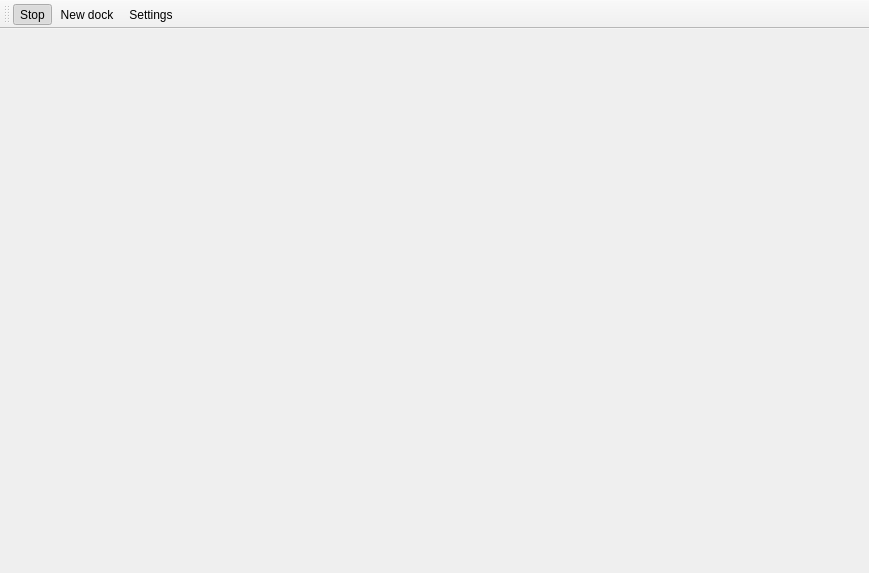
<?xml version="1.0" encoding="UTF-8"?>
<ui version="4.0">
 <class>MainWindow</class>
 <widget class="QMainWindow" name="MainWindow">
  <property name="geometry">
   <rect>
    <x>0</x>
    <y>0</y>
    <width>869</width>
    <height>573</height>
   </rect>
  </property>
  <property name="windowTitle">
   <string>friturenano</string>
  </property>
  <property name="windowIcon">
   <iconset resource="../resources/friture.qrc">
    <normaloff>:/images-src/window-icon.svg</normaloff>:/images-src/window-icon.svg</iconset>
  </property>
  <widget class="QWidget" name="centralwidget">
   <property name="styleSheet">
    <string notr="true"/>
   </property>
  </widget>
  <widget class="QToolBar" name="toolBar">
   <property name="windowTitle">
    <string>toolBar</string>
   </property>
   <property name="toolButtonStyle">
    <enum>Qt::ToolButtonTextBesideIcon</enum>
   </property>
   <attribute name="toolBarArea">
    <enum>TopToolBarArea</enum>
   </attribute>
   <attribute name="toolBarBreak">
    <bool>false</bool>
   </attribute>
   <addaction name="actionStart"/>
   <addaction name="actionNew_dock"/>
   <addaction name="actionSettings"/>
  </widget>
  <action name="actionStart">
   <property name="checkable">
    <bool>true</bool>
   </property>
   <property name="checked">
    <bool>true</bool>
   </property>
   <property name="icon">
    <iconset resource="../resources/friture.qrc">
     <normaloff>:/images-src/start.svg</normaloff>
     <normalon>:/images-src/stop.svg</normalon>
     <disabledon>:/images-src/stop.svg</disabledon>
     <activeon>:/images-src/stop.svg</activeon>
     <selectedon>:/images-src/stop.svg</selectedon>:/images-src/start.svg</iconset>
   </property>
   <property name="text">
    <string>Stop</string>
   </property>
   <property name="toolTip">
    <string>Start/Stop</string>
   </property>
   <property name="shortcut">
    <string>Space</string>
   </property>
  </action>
  <action name="actionSettings">
   <property name="icon">
    <iconset resource="../resources/friture.qrc">
     <normaloff>:/images-src/tools.svg</normaloff>:/images-src/tools.svg</iconset>
   </property>
   <property name="text">
    <string>Settings</string>
   </property>
   <property name="toolTip">
    <string>Display settings dialog</string>
   </property>
  </action>
  <action name="actionNew_dock">
   <property name="icon">
    <iconset resource="../resources/friture.qrc">
     <normaloff>:/images-src/new-dock.svg</normaloff>:/images-src/new-dock.svg</iconset>
   </property>
   <property name="text">
    <string>New dock</string>
   </property>
   <property name="toolTip">
    <string>Add a new dock to Friture window</string>
   </property>
  </action>
 </widget>
 <resources>
  <include location="../resources/friture.qrc"/>
 </resources>
 <connections/>
</ui>
